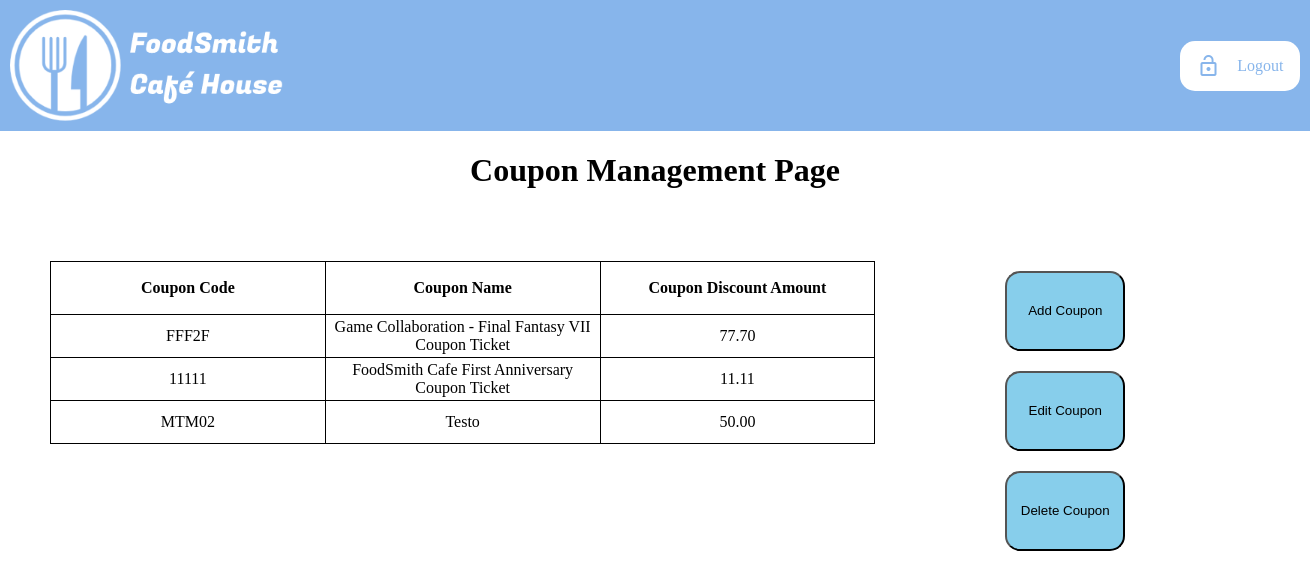
Page /coupon/index.php on the committed database.
### tables this page shows
CREATE TABLE `coupon` (
  `couponID` int(11) NOT NULL,
  `couponCode` varchar(10) NOT NULL,
  `couponName` text NOT NULL,
  `couponAmount` float NOT NULL
);

### coupon/index.php (the view, shortened to what this page needs)
<!DOCTYPE html>
<html lang="en">
<head>
	<link rel="stylesheet" href="couponStyle.css">
<?php
	include ("../template/header.php");
?>
	<h1>Coupon Management Page</h1>
	<article>
		<div class="table-group">
	<?php
		$host = "127.0.0.1";
		$username = "root";
		$password = "";
		$database = "foodsmith";
		$conn = new mysqli($host, $username, $password, $database);
		$couponQuery = "SELECT * FROM coupon";
		$couponResult = $conn->query($couponQuery);
		echo "<table class='theTables'><tr><th>Coupon Code</th><th>Coupon Name</th><th>Coupon Discount Amount</th></tr>";
		if ($couponResult->num_rows > 0)
		{
			while ($couponRow = $couponResult->fetch_assoc())
			{
				echo "<tr class='list-items'><td>" . $couponRow["couponCode"] . "</td><td>" . $couponRow["couponName"] . "</td><td>" . number_format($couponRow["couponAmount"], 2) . "</td></tr>";
			}
		}
		else
		{
			echo "0 results";
		}
		echo "</table>";
	?>
		</div>
		<div class='coupon-buttons-group'>
			<button class='coupon-buttons' onclick="showAddCoupon()">
				<p>Add Coupon</p>
			</button>
			<button class='coupon-buttons' onclick="showEditCoupon()">
				<p>Edit Coupon</p>
			</button>
			<button class='coupon-buttons' onclick="showDeleteCoupon()">
				<p>Delete Coupon</p>
			</button>
		</div>
	</article>
</body>
</html>

### coupon/couponStyle.css (style rules this page uses)
body { padding: 0; margin: 0; background-color: white; }
article { padding: 50px; width: 100%; display: flex; flex-direction: row; }
h1 { text-align: center; }
.table-group { width: 70%; }
.table-group table { width: 90%; table-layout: fixed; text-align: center; }
.table-group table, .table-group th, .table-group td { border: 1px solid black; border-collapse: collapse; }
.table-group th { height: 50px; }
.table-group td { height: 40px; }
.coupon-buttons-group { width: 15%; display: flex; flex-direction: column; align-items: center; }
.coupon-buttons { height: 80px; width: 120px; background-color: #87ceeb; margin: 10px; border-radius: 15px; text-align: center; display: flex; justify-content: space-evenly; align-items: center; }

### rows in the picture
coupon: couponCode "FFF2F", couponName "Game Collaboration - Final Fantasy VII Coupon Ticket", couponAmount "77.70"
coupon: couponCode "11111", couponName "FoodSmith Cafe First Anniversary Coupon Ticket", couponAmount "11.11"
coupon: couponCode "MTM02", couponName "Testo", couponAmount "50.00"
